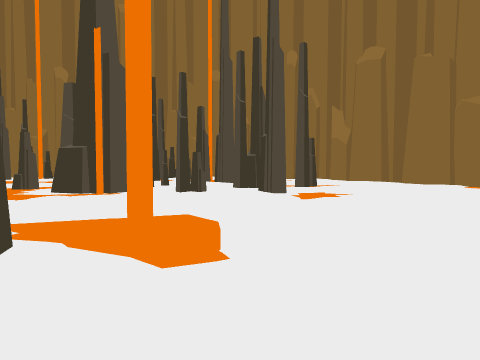
view 1 (above)

24 first-person views from a walk through a 3-D level made in the Unity game engine. The camera is 1.3 m above the floor, tilts 2° down and sees 80° across. The floor is counted in squares, 2 m on a side. Each view is taken from the middle of a square. On the plan, view 1 faces up. The plan holds only what a view shows up to about 9 squares ahead; the rest is blank. The place goes on beyond the plan. Door leaves are left out, so doorways stand open.

view 2
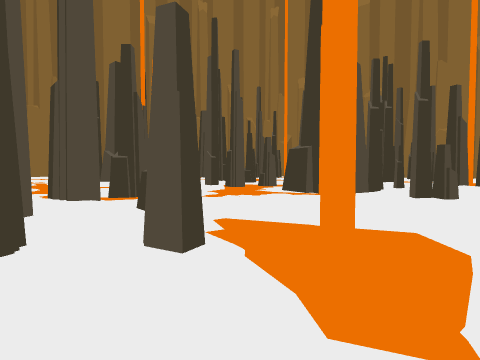

view 3
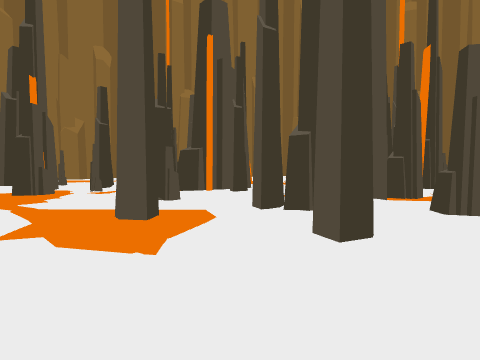

view 4
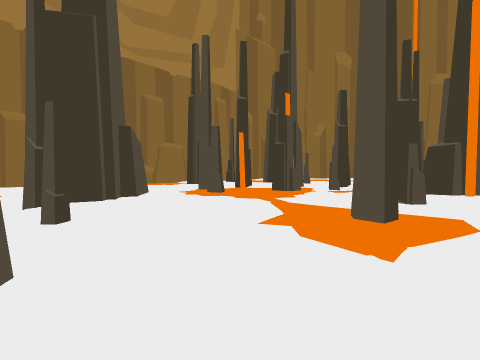

view 5
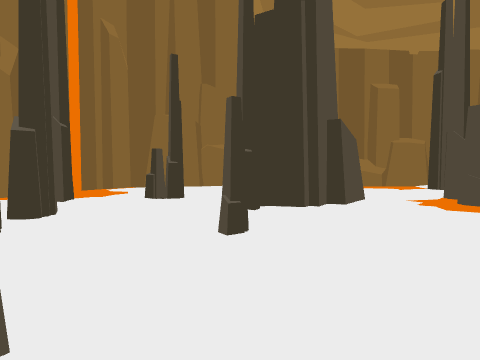

view 6
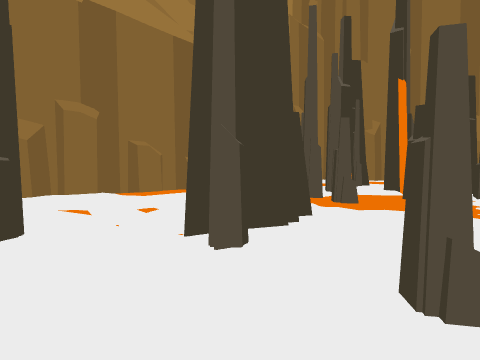

view 7
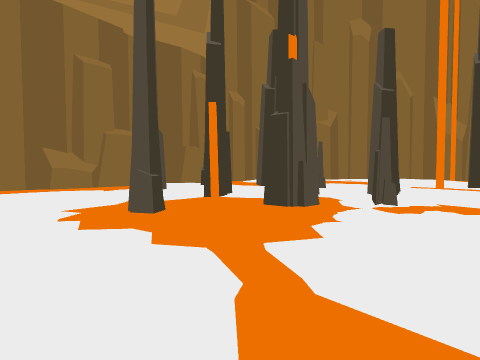

view 8
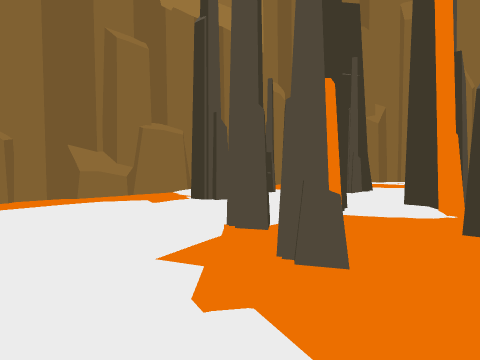

view 9
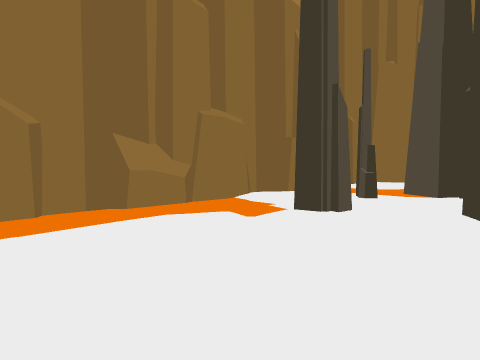

view 10
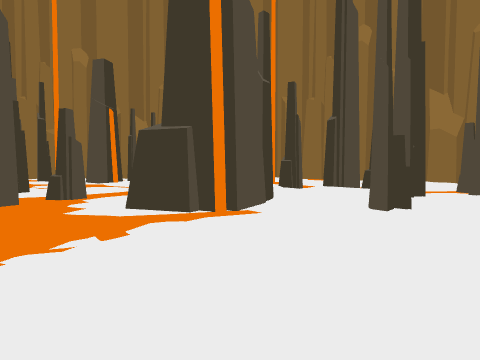

view 11
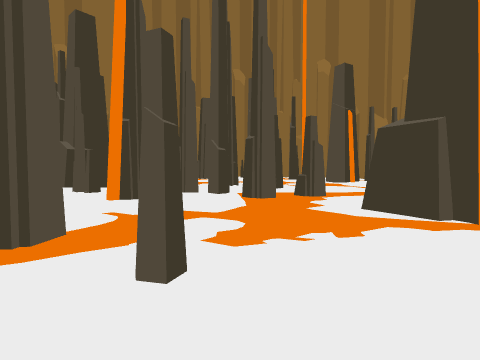

view 12
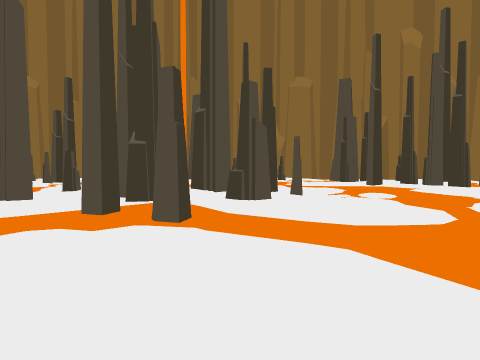

view 13
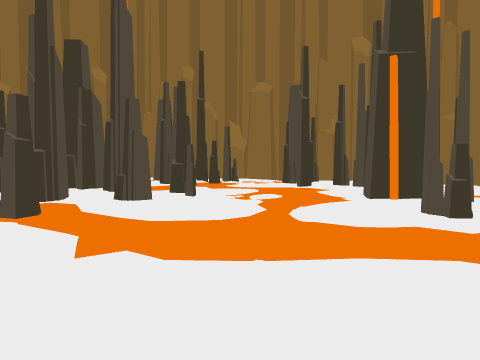

view 14
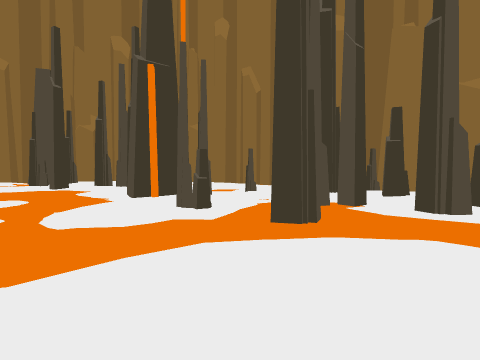

view 15
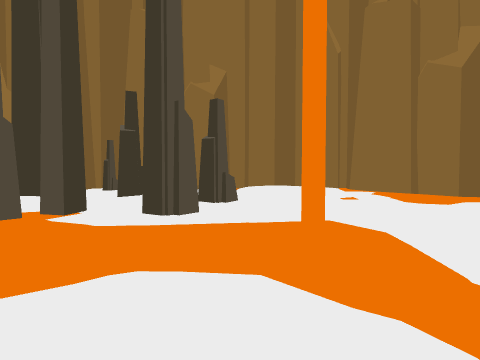

view 16
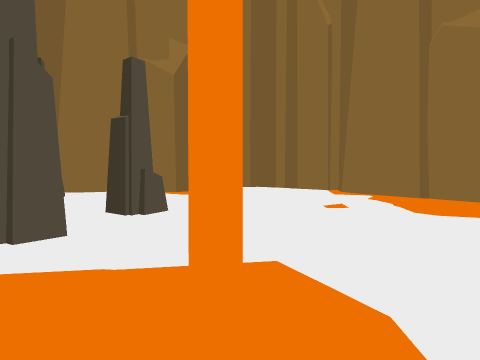

view 17
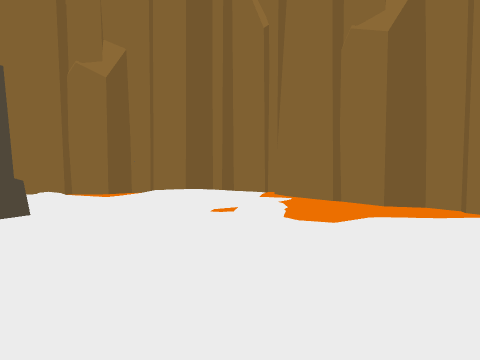

view 18
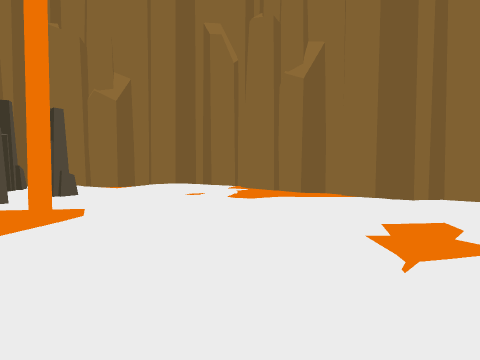

view 19
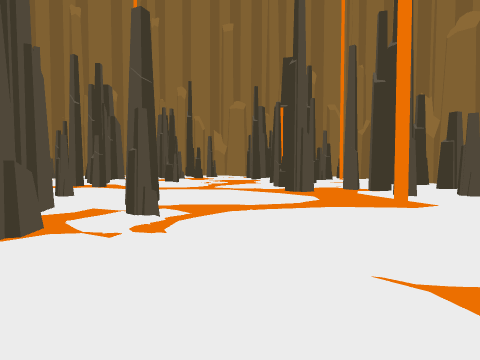

view 20
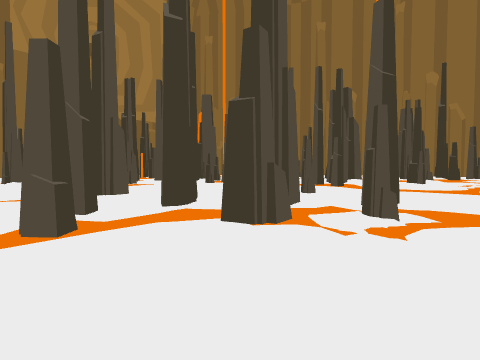

view 21
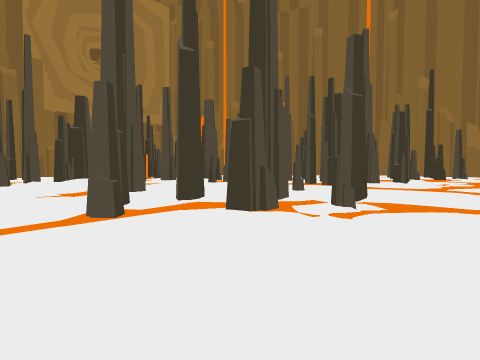

view 22
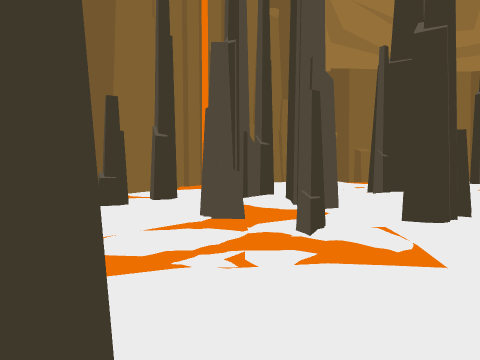

view 23
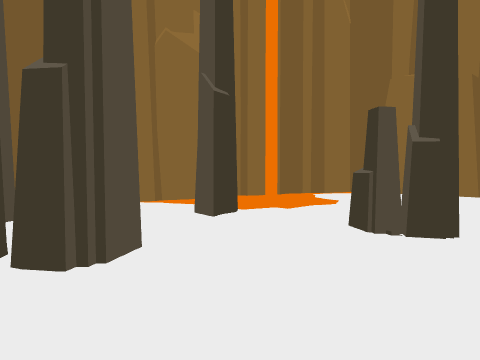

view 24
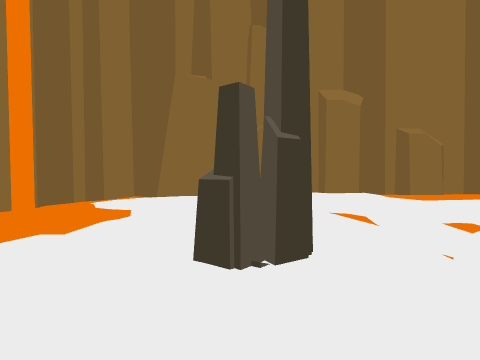

### Floor plan
Key: @ floor where view 1 was taken; # wall or solid block; x gap in a wall; . main floor; : floor 0.25 m higher than the main floor; - floor 0.25 m lower than the main floor; / step, stairs or slope; O other object.
Columns run from 14 left of view 1 to 5 right of it. Each row starts with its distance up from view 1.
 28         #########
 27        ##/-/...-#
 26        O/.//...-##
 25        ........--##
 24        /O.....----##
 23        #..OO...----#
 22        /#---....--.#
 21     ..-#-----.......
 20    ##./-----#...../.
 19  .##.-O-#----...--/
 18  ---...---..-/..-...
 17 -----..--/..--......
 16 --.------...-/O.....
 15  .--/.---///#-/----.
 14  ......--....--O----
 13   O...---..O/#/--O-.
 12   /O./--...../##-..
 11   #/--O.......#-...
 10   /#-#--- #/......-
  9    #----###/OO.#---.
  8   ..------......---.
  7  O..#----.......---/
  6  /...--/-........-..
  5       /-O/.---.....
  4       #--O.---....-
  3         #/..-#/...
  2         :...O.....#
  1          #.#......#
  0     ##........@.---
 -1     #...----/...O-..
 -2     #..O-#--//#./O..
 -3      /.----..../-O-.
 -4  ...-..---...O.://-O
 -5  //xO-----/..../##-#
 -6  ./.-O----...#..#--.
 -7  ../#/--O-.###...-..
 -8    /:/---/.  -.O.#..
 -9 ...//#-#.....-...---
-10 ##..........--...---
-11 #-...............--#
-12 --.O.#-----....-..-#
-13     .-------......##
-14    ..-------#######
-15    ##########

Positions as (right, up) in squares from view 1, and headings:
1: (0, 0), facing up
2: (0, 1), facing up-left
3: (0, 0), facing left
4: (0, 0), facing down-left
5: (-1, -1), facing down
6: (1, -4), facing down-left
7: (-4, -3), facing down-left
8: (-4, -6), facing down-left
9: (-4, -9), facing down-left
10: (-4, 4), facing up
11: (-4, 4), facing up-left
12: (-4, 12), facing left
13: (-3, 15), facing left
14: (-3, 15), facing up-left
15: (-3, 17), facing up
16: (-2, 19), facing up
17: (0, 19), facing up
18: (1, 16), facing up
19: (4, 17), facing left
20: (4, 17), facing down-left
21: (5, 18), facing down-left
22: (3, 2), facing down
23: (0, -5), facing down-right
24: (1, -6), facing down
